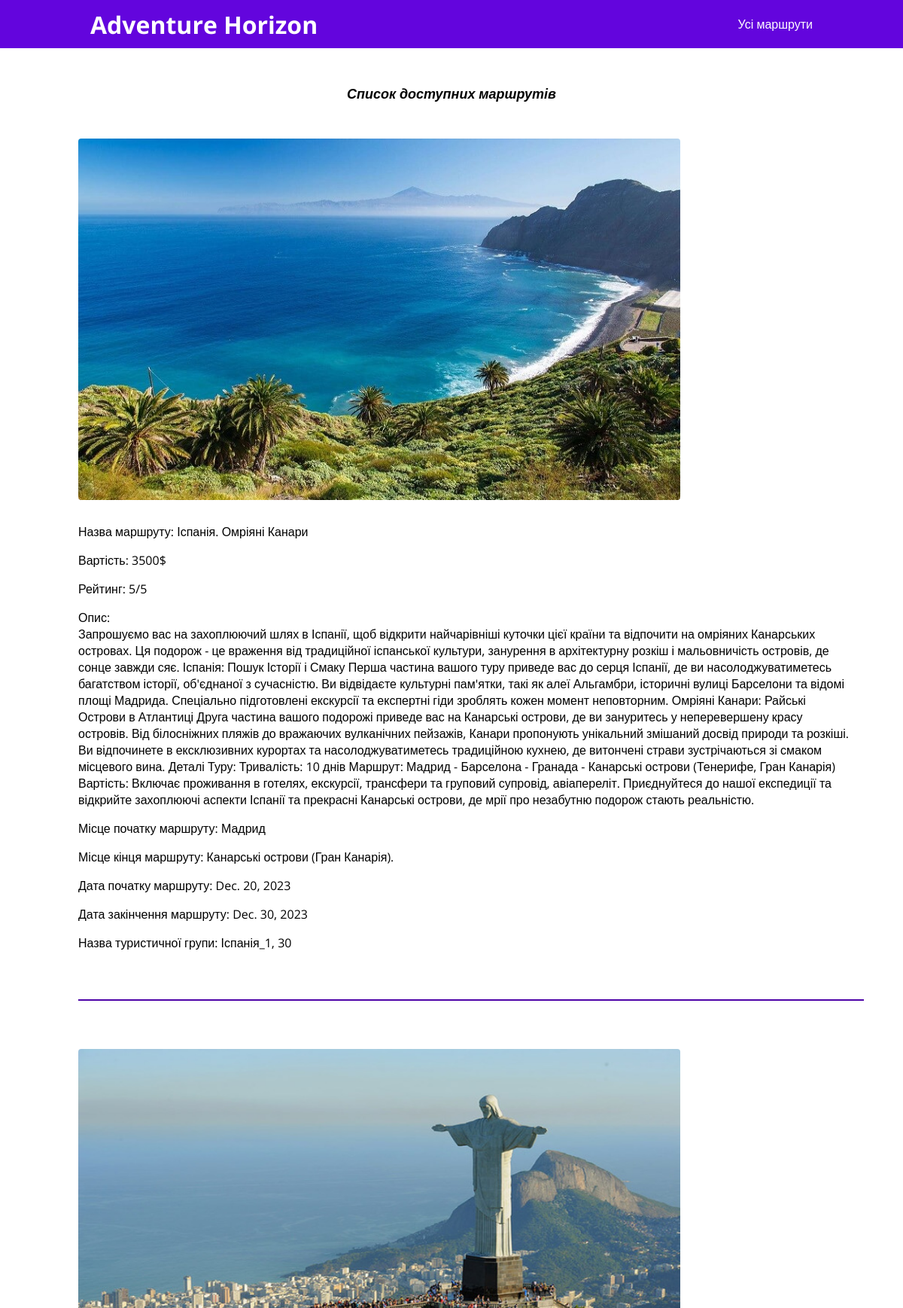
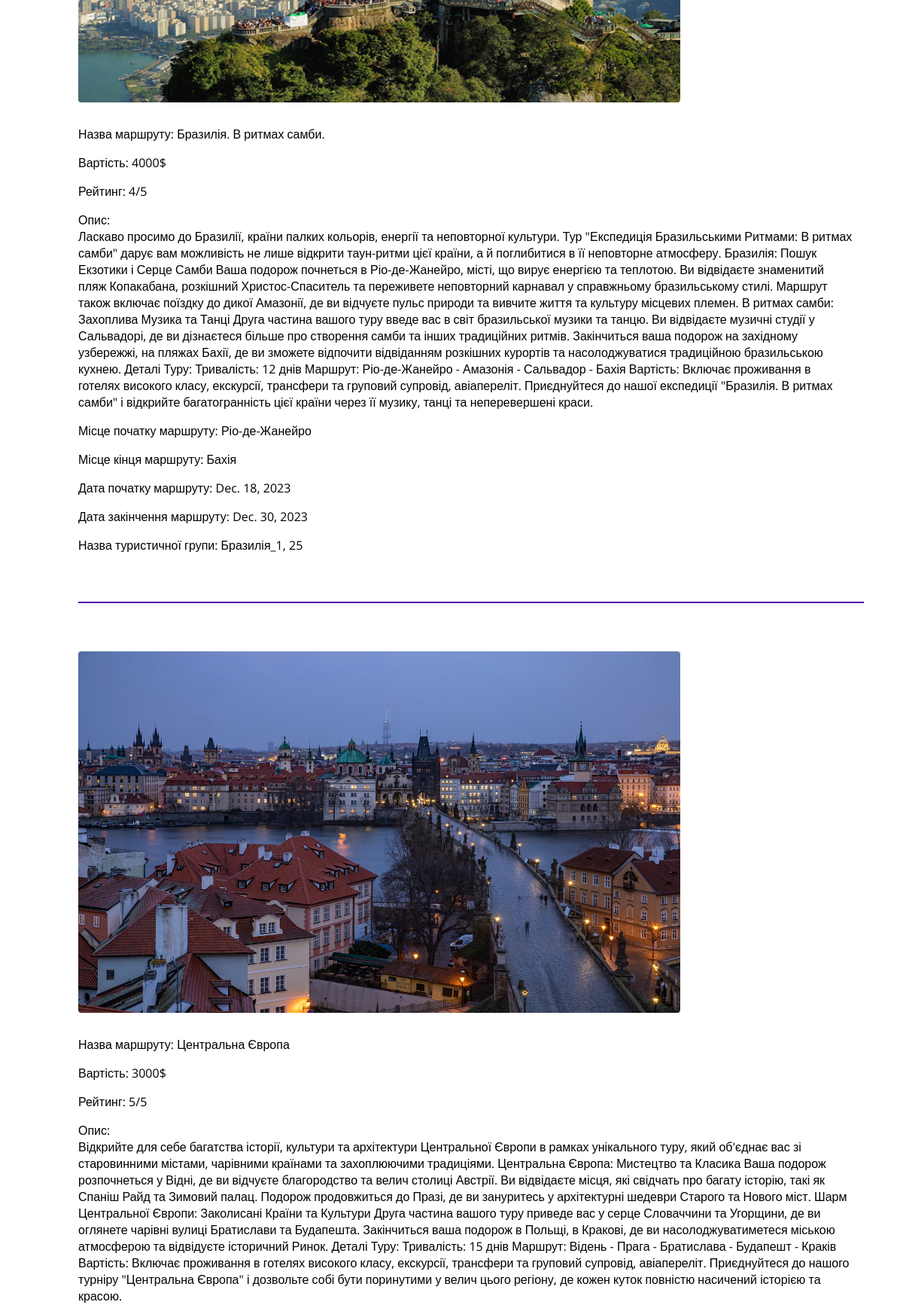
The app's page /routes/ (upper part) with its own data (2 pictures, top to bottom).
### order_route/models.py (models this page shows, shortened)
class Route(models.Model):
    name = models.CharField(max_length=100)
    image = models.ImageField(upload_to="routes", null=True)
    price = models.IntegerField(validators=[MinValueValidator(0)], null=True)
    description = models.TextField()
    rating = models.IntegerField(validators=[MinValueValidator(1), MaxValueValidator(5)])
    start_location = models.CharField(max_length=100)
    end_location = models.CharField(max_length=100)
    start_date = models.DateField(null=True)
    end_date = models.DateField(null=True)
    tourist_group = models.ForeignKey(TouristGroup, on_delete=models.SET_NULL, null=True, related_name="routes")

class TouristGroup(models.Model):
    name = models.CharField(max_length=100)
    size = models.IntegerField(validators=[MaxValueValidator(30)])
    description = models.TextField()
    def __str__(self):
        return f"{self.name}, {self.size}"

### order_route/views.py (the view)
# urls.py: path("routes/", views.RoutesView.as_view(), name="routes-page"),
class RoutesView(ListView):
    template_name = "order_route/routes.html"
    model = Route
    context_object_name = "routes"

### order_route/templates/order_route/routes.html
{% extends "base.html" %}
{% load static %}
{% block css_files %}
    <link rel="stylesheet" href="{% static "order_route/routes.css" %}">
{% endblock %}
{% block content %}
    <div>
        <p class="center-it">Список доступних маршрутів</p>
    </div>
    <div>
        <ul class="route-list">
            {% for route in routes %}
                <li class="route-item">
                    <img src="{{ route.image.url }}" alt="Зображення не завантажено" class="route-image">
                    <p class="routes">Назва маршруту: {{ route.name }}</p>
                    <p class="routes">Вартість: {{ route.price }}$</p>
                    <p class="routes">Рейтинг: {{ route.rating }}/5</p>
                    <p class="routes">Опис:<br>{{ route.description }}</p>
                    <p class="routes">Місце початку маршруту: {{ route.start_location }}</p>
                    <p class="routes">Місце кінця маршруту: {{ route.end_location }}</p>
                    <p class="routes">Дата початку маршруту: {{ route.start_date }}</p>
                    <p class="routes">Дата закінчення маршруту: {{ route.end_date }}</p>
                    <p class="routes">Назва туристичної групи: {{ route.tourist_group }}</p>
                </li>
                <div class="black-line"></div>
            {% endfor %}
        </ul>
    </div>
{% endblock %}

### templates/base.html (shortened to what this page needs)
{% load static %}
<!DOCTYPE html>
<html lang="en">
<head>
    {% block css_files %}{% endblock %}
    <link rel="stylesheet" href="{% static "app.css" %}">
</head>
<body>
    <header id="main-navigation">
        <h1><a href="{% url "start-page" %}">Adventure Horizon</a></h1>
        <nav>
            <a href="{% url "routes-page" %}">Усі маршрути</a>
        </nav>
    </header>
    <main>
        {% block content %} {% endblock %}
    </main>
</body>
</html>

### order_route/static/order_route/routes.css (style rules this page uses)
.center-it { text-align: center; margin-top: 3rem; margin-bottom: 3rem; font-size: 18px; font-style: italic; font-weight: bold; }
.route-list { list-style-type: none; }
.routes { margin-left: 4rem; margin-right: 4rem; }
.route-image { width: 50rem; height: 30rem; border-radius: 4px; margin-bottom: 10px; margin-left: 4rem; margin-right: 4rem; }
.black-line { background-color: #4E03A8; width: 90%; height: 2px; margin: 4rem; }

### static/app.css (style rules this page uses)
* { box-sizing: border-box; }
html { font-family: 'Open Sans', 'Lato', sans-serif; }
body { display: flex; flex-direction: column; min-height: 100vh; margin: 0; }
main { flex: 1; }
#main-navigation { width: 100%; height: 4rem; display: flex; justify-content: space-between; align-items: center; padding: 0 10%; top: 0; left: 0; background-color: #6305DD; }
#main-navigation a { color: white; text-decoration: none; }

### records on screen
Route: image (picture), name "Іспанія. Омріяні Канари", price "3500", rating "5", description "Запрошуємо вас на захоплюючий шлях в Іспанії, щоб відкрити найчарівніші куточки цієї країни та відпочити на омріяних Канарських островах. Ця подорож - це враження від традиційної іспанської культури, занурення в архітектурну розкіш і мальовничість островів, де сонце завжди сяє. Іспанія: Пошук Історії і Смаку Перша частина вашого туру приведе вас до серця Іспанії, де ви насолоджуватиметесь багатством історії, об'єднаної з сучасністю. Ви відвідаєте культурні пам'ятки, такі як алеї Альгамбри, історичні вулиці Барселони та відомі площі Мадрида. Спеціально підготовлені екскурсії та експертні гіди зроблять кожен момент неповторним. Омріяні Канари: Райські Острови в Атлантиці Друга частина вашого…", start_location "Мадрид", end_location "Канарські острови (Гран Канарія).", start_date "Dec. 20, 2023", end_date "Dec. 30, 2023", tourist_group "Іспанія_1, 30"
Route: image (picture), name "Бразилія. В ритмах самби.", price "4000", rating "4", description "Ласкаво просимо до Бразилії, країни палких кольорів, енергії та неповторної культури. Тур \"Експедиція Бразильськими Ритмами: В ритмах самби\" дарує вам можливість не лише відкрити таун-ритми цієї країни, а й поглибитися в її неповторне атмосферу. Бразилія: Пошук Екзотики і Серце Самби Ваша подорож почнеться в Ріо-де-Жанейро, місті, що вирує енергією та теплотою. Ви відвідаєте знаменитий пляж Копакабана, розкішний Христос-Спаситель та переживете неповторний карнавал у справжньому бразильському стилі. Маршрут також включає поїздку до дикої Амазонії, де ви відчуєте пульс природи та вивчите життя та культуру місцевих племен. В ритмах самби: Захоплива Музика та Танці Друга частина вашого туру…", start_location "Ріо-де-Жанейро", end_location "Бахія", start_date "Dec. 18, 2023", end_date "Dec. 30, 2023", tourist_group "Бразилія_1, 25"
Route: image (picture), name "Центральна Європа", price "3000", rating "5", description "Відкрийте для себе багатства історії, культури та архітектури Центральної Європи в рамках унікального туру, який об'єднає вас зі старовинними містами, чарівними країнами та захоплюючими традиціями. Центральна Європа: Мистецтво та Класика Ваша подорож розпочнеться у Відні, де ви відчуєте благородство та велич столиці Австрії. Ви відвідаєте місця, які свідчать про багату історію, такі як Спаніш Райд та Зимовий палац. Подорож продовжиться до Празі, де ви зануритесь у архітектурні шедеври Старого та Нового міст. Шарм Центральної Європи: Заколисані Країни та Культури Друга частина вашого туру приведе вас у серце Словаччини та Угорщини, де ви оглянете чарівні вулиці Братислави та Будапешта.…"
